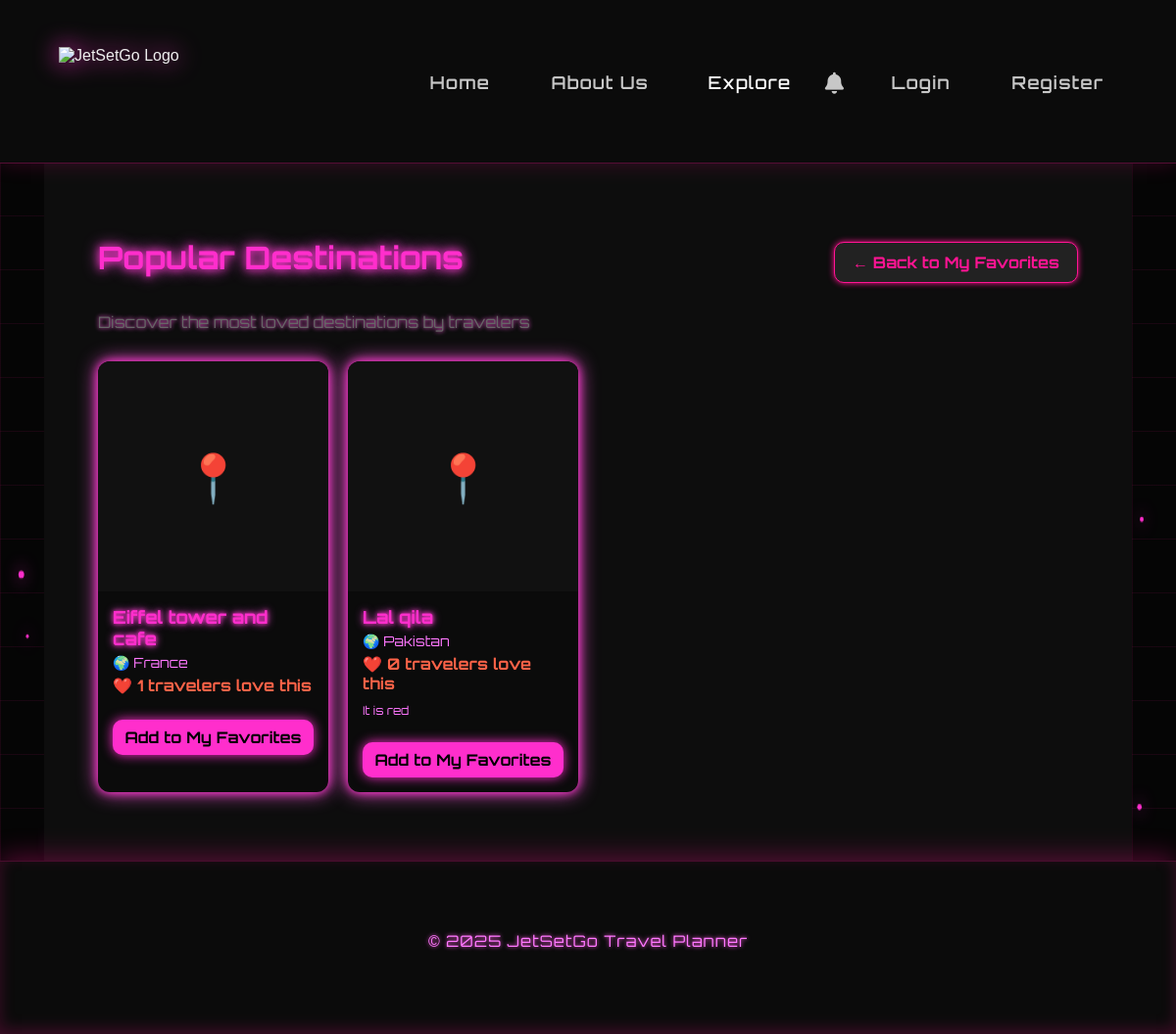
Before: /favorites/popular with the older database file.
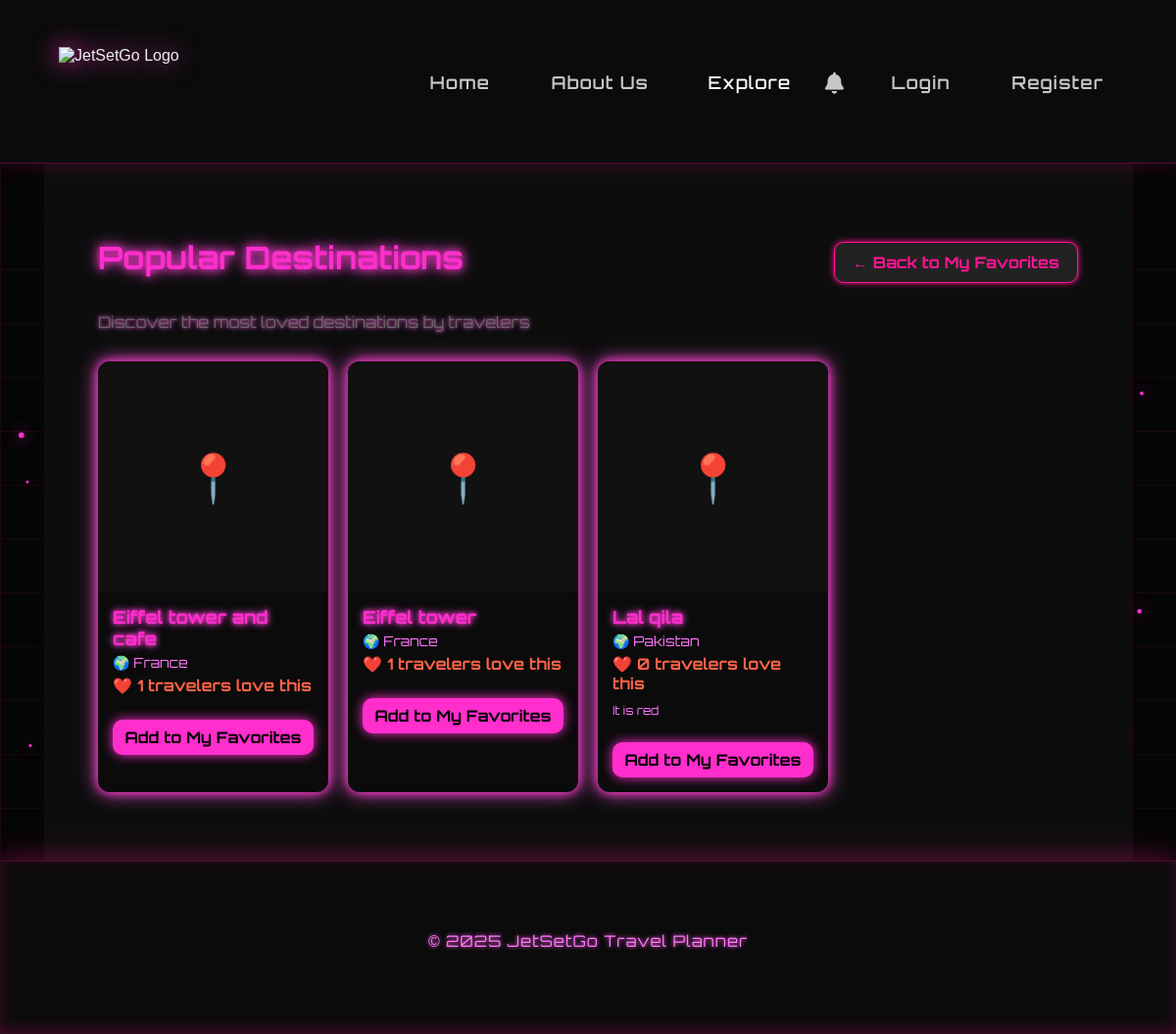
After: the same page with the newer database file.
### app/models.py (models this page shows, shortened)
class FavoriteDestination(db.Model):
    __tablename__ = "favorite_destination"
    id = db.Column(db.Integer, primary_key=True)
    name = db.Column(db.String(250), nullable=False, unique=True)
    country = db.Column(db.String(100))
    description = db.Column(db.Text)
    image_url = db.Column(db.String(500))
    created_at = db.Column(db.DateTime, default=datetime.utcnow)
    def get_favorite_count(self):
        return FavoriteService.get_favorite_count(self)
    @classmethod
    def get_popular_destinations(cls, limit=10):
        return FavoriteService.get_popular_destinations(limit)

### app/routes/trips.py (the view)
@trips_bp.route("/favorites/popular")
def popular_destinations():
    limit = request.args.get("limit", 10, type=int)
    popular = FavoriteDestination.get_popular_destinations(limit=limit)
    return render_template("popular_destinations.html", destinations=popular)

### app/models.py (called while the page is built)
    @staticmethod
    def get_favorite_count(fav_dest):
        return fav_dest.users_who_favorited.count()

    @staticmethod
    def get_popular_destinations(limit=10):
        dests = FavoriteDestination.query.all()
        sorted_dest = sorted(dests, key=lambda d: d.users_who_favorited.count(), reverse=True)
        return sorted_dest[:limit]

### app/templates/popular_destinations.html (shortened to what this page needs)
{% extends 'base.html' %}
{% block content %}
<div class="favorites-container">
    <div class="favorites-header">
        <h1>Popular Destinations</h1>
        <a href="{{ url_for('trips.view_favorites') }}" class="btn btn-secondary" style="text-decoration: none; width: auto;">← Back to My Favorites</a>
    </div>
    <p style="color:#666; margin-bottom:30px;">
        Discover the most loved destinations by travelers
    </p>
    {% if destinations %}
    <div class="favorites-grid">
        {% for destination in destinations %}
        <div class="favorite-card">
            <div class="favorite-image">
                {% if destination.image_url %}
                <img src="{{ destination.image_url }}" alt="{{ destination.name }}" style="width:100%; height:100%; object-fit:cover;">
                {% else %}
                <span>📍</span>
                {% endif %}
            </div>
            <div class="favorite-content">
                <div class="favorite-title">{{ destination.name }}</div>
                {% if destination.country %}
                <div class="favorite-country">🌍 {{ destination.country }}</div>
                {% endif %}
                <div style="color:#ff6348; font-weight:bold; margin-bottom:10px;">
                    ❤️ {{ destination.get_favorite_count() }} travelers love this
                </div>
                {% if destination.description %}
                <div class="favorite-description">
                    {{ destination.description[:100] }}{% if destination.description|length > 100 %}...{% endif %}
                </div>
                {% endif %}
                <form action="{{ url_for('trips.add_favorite') }}" method="POST" style="margin-top:15px;">
                    <button class="btn btn-primary">Add to My Favorites</button>
                </form>
            </div>
        </div>
        {% endfor %}
    </div>
    {% else %}
    <div class="empty-state">
        <div class="empty-state-icon">🗺️</div>
        <h2>No popular destinations yet</h2>
        <p>Be the first to add some favorites!</p>
    </div>
    {% endif %}
</div>
{% endblock %}

Changed rows visible on the page:
added FavoriteDestination: name "Eiffel tower", country "France", get_favorite_count "1"
